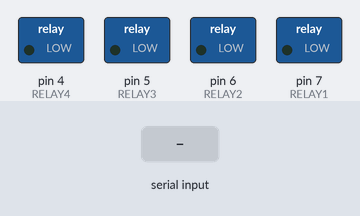
A sketch run on a simulated Arduino Uno, built with avr-gcc and run on an emulated ATmega328P. Shown: switched loads named in the sketch (green lamp = pin HIGH). The inputs (shaded band) are chosen by the test bench.

Above: at 1.2 s.
1.3 s: "1" received over the second serial link
At 2.0 s:
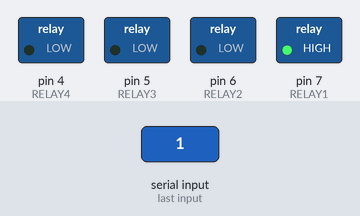
2.8 s: "2" received over the second serial link
At 3.1 s:
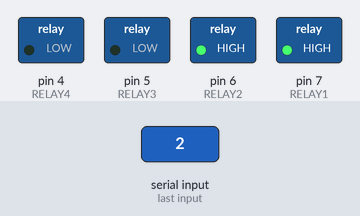
4.3 s: "3" received over the second serial link
At 5.4 s:
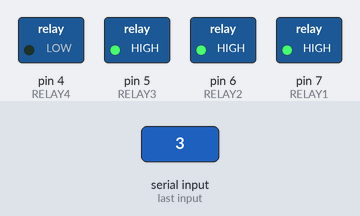
5.8 s: "4" received over the second serial link
At 6.6 s:
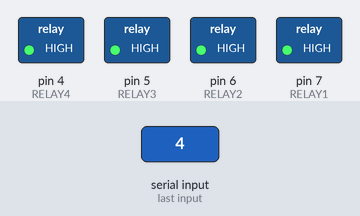
7.3 s: "1" received over the second serial link
At 7.7 s:
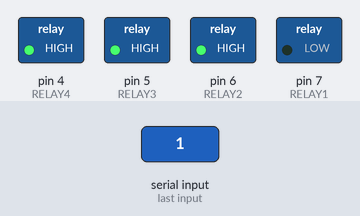
8.8 s: "2" received over the second serial link
At 10.1 s:
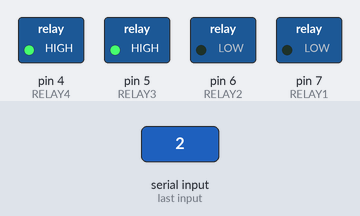
Timing chart, 0 to 11.3 s (numbered marks = the images above; inputs shaded):
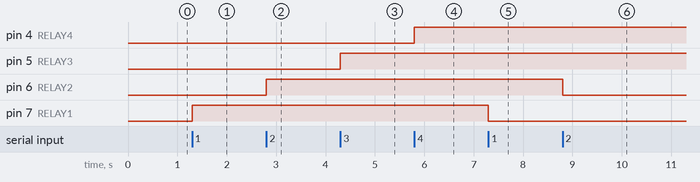

Measured:
- after the input at 1.3 s, pin 7 (RELAY1): LOW → HIGH at once
- after the input at 2.8 s, pin 6 (RELAY2): LOW → HIGH at once
- after the input at 4.3 s, pin 5 (RELAY3): LOW → HIGH at once
- after the input at 5.8 s, pin 4 (RELAY4): LOW → HIGH at once
- after the input at 7.3 s, pin 7 (RELAY1): HIGH → LOW at once
- after the input at 8.8 s, pin 6 (RELAY2): HIGH → LOW at once

The sketch:

bluetooth_4_canais_app_inventor.ino
```cpp
/*
Projeto para controlar um rele de 4 canais, atraves de um APP de celular

Os comandos para acionar cada rele, sera respectivamente o envio do numero correspondente.

*/


// inclusao da biblioteca que controla o modulo bluetooth
#include <SoftwareSerial.h>
// definindo as posicoes dos pinos na board conforme imagem do projeto.
#define RELAY1  7 // (amarelo)
#define RELAY2  6 // (verde)
#define RELAY3  5 // (laranja)
#define RELAY4  4 // (ciano)
SoftwareSerial bluetooth(11, 10); // RX (rosa) , TX (marrom)

int incomingByte; // variavel que recebera os comandos por bluetooth
// definindo a inicializacao dos controladores de cada rele
int rele_ctrl_1 = 0;
int rele_ctrl_2 = 0;
int rele_ctrl_3 = 0;
int rele_ctrl_4 = 0;

void setup() {
  // inicializando cada rele e o modulo bluetooth
  pinMode(RELAY1, OUTPUT);
  pinMode(RELAY2, OUTPUT);
  pinMode(RELAY3, OUTPUT);
  pinMode(RELAY4, OUTPUT);
  bluetooth.begin(9600);
}

void loop()
{

  if (bluetooth.available() > 0) {
    incomingByte = bluetooth.read();

    // controlando o comportamento do rele 1
    if (incomingByte == '1') {
      if (rele_ctrl_1 == 0) { // quando o controlador esta em 0 (desligado), ligar o rele e trocar o status do controlador para 1 (ligado)
        digitalWrite(RELAY1, HIGH);
        rele_ctrl_1 = 1;
      }
      else {
        digitalWrite(RELAY1, LOW);
        rele_ctrl_1 = 0;
      }
    }

    // controlando o comportamento do rele 2
    if (incomingByte == '2') {
      if (rele_ctrl_2 == 0) {
        digitalWrite(RELAY2, HIGH);
        rele_ctrl_2 = 1;
      }
      else {
        digitalWrite(RELAY2, LOW);
        rele_ctrl_2 = 0;
      }
    }

    // controlando o comportamento do rele 3
    if (incomingByte == '3') {
      if (rele_ctrl_3 == 0) {
        digitalWrite(RELAY3, HIGH);
        rele_ctrl_3 = 1;
      }
      else {
        digitalWrite(RELAY3, LOW);
        rele_ctrl_3 = 0;
      }
    }

    // controlando o comportamento do rele 4
    if (incomingByte == '4') {
      if (rele_ctrl_4 == 0) {
        digitalWrite(RELAY4, HIGH);
        rele_ctrl_4 = 1;
      }
      else {
        digitalWrite(RELAY4, LOW);
        rele_ctrl_4 = 0;
      }
    }


  }

}
```
